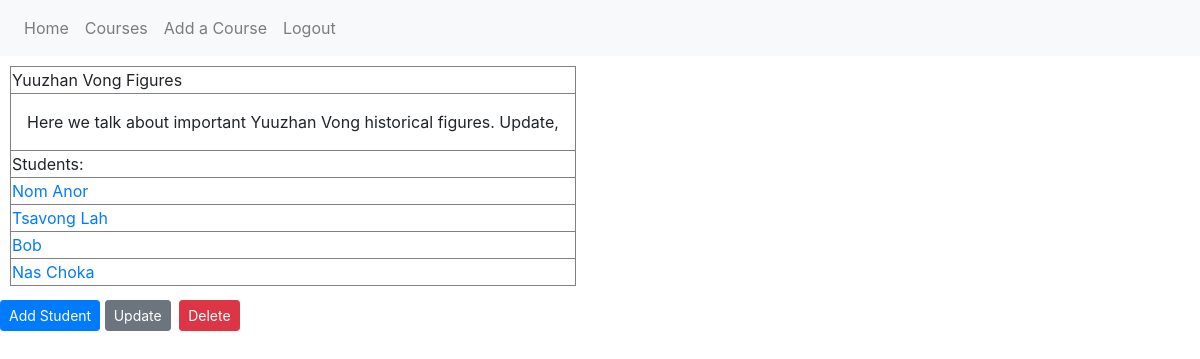
Before: /course/1 (signed in) with the older database file.
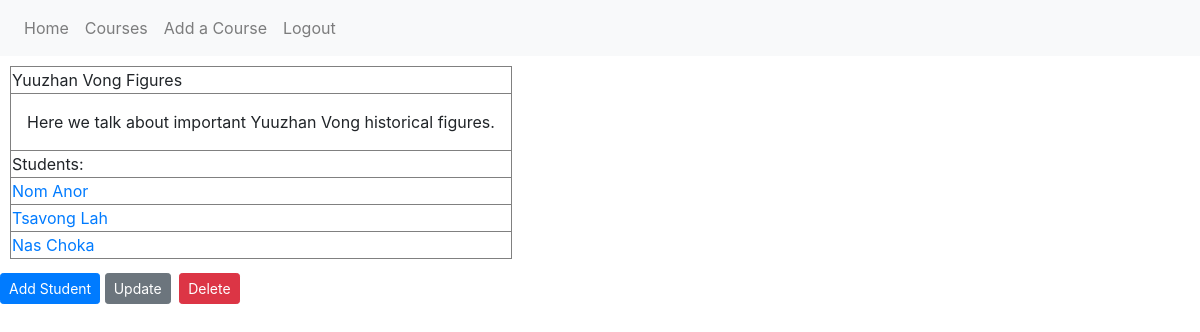
After: the same page with the newer database file.
### guide_and_teach/models.py (models this page shows, shortened)
class Course(db.Model):
    id = db.Column(db.Integer, primary_key=True)
    course_title = db.Column(db.String(100), nullable=False)
    course_desc = db.Column(db.Text, nullable=False)
    user_id = db.Column(db.Integer, db.ForeignKey('user.id'), nullable=False)
    student = db.relationship('Student', backref='course', lazy=True)

class Student(db.Model):
    id = db.Column(db.Integer, primary_key=True)
    user_id = db.Column(db.Integer, db.ForeignKey('user.id'))
    course_id = db.Column(db.Integer, db.ForeignKey('course.id'))
    student_name = db.Column(db.String(50))
    teacher = db.relationship('User', backref="user")
    courses = db.relationship('Course', backref="course")

### guide_and_teach/routes.py (the view)
@app.route('/course/<int:course_id>', methods=['GET','POST'])
@login_required
def single_course(course_id):
    course = Course.query.get_or_404(course_id)
    if course.user != current_user:
        abort(403)
    students = Student.query.all()
    return render_template('single_course.html', title='Course', course=course, students=students)

### guide_and_teach/models.py (called while the page is built)
@login_manager.user_loader
def load_user(user_id):
    return User.query.get(int(user_id))

### guide_and_teach/templates/single_course.html (shortened to what this page needs)
{% extends "layout.html" %}
{% block content %}
        <article>
            <table class="yes">
                <thead>
                    <tr>
                        <td>{{ course.course_title }}</td>
                    </tr>
                    <tr>
                        <td>
                            <p>{{ course.course_desc }}</p>
                        </td>
                    </tr>
                </thead>
                <tbody>
                    <tr>
                        <td>Students:</td>
                    </tr>
                    {% for student in students %}
                    {% if student.course == course %}
                    <tr>
                        <td><a href="{{ url_for('single_student', student_id=student.id, course_id=course.id) }}">{{ student.student_name }}</a></td>
                    </tr>
                    {% endif %}
                    {% endfor %}
                </tbody>
            </table>
            {% if course.user == current_user %}
            <div>
                <a class="btn btn-primary btn-sm mt-1 mb-1" href="{{ url_for('add_student', course_id=course.id) }}">Add Student</a>
                <a class="btn btn-secondary btn-sm mt-1 mb-1" href="{{ url_for('update_course', course_id=course.id)}}">Update</a>
                <button type="button" class="btn btn-danger btn-sm m-1" data-toggle="modal" data-target="#deleteModal">Delete</button>
            </div>
            {% endif %}
        </article>
{% endblock content %}

Changed rows visible on the page:
removed Student: student_name "Bob"
changed Course "Yuuzhan Vong Figures": course_desc "Here we talk about important Yuuzhan Vong historical figures. Update," → "Here we talk about important Yuuzhan Vong historical figures."
